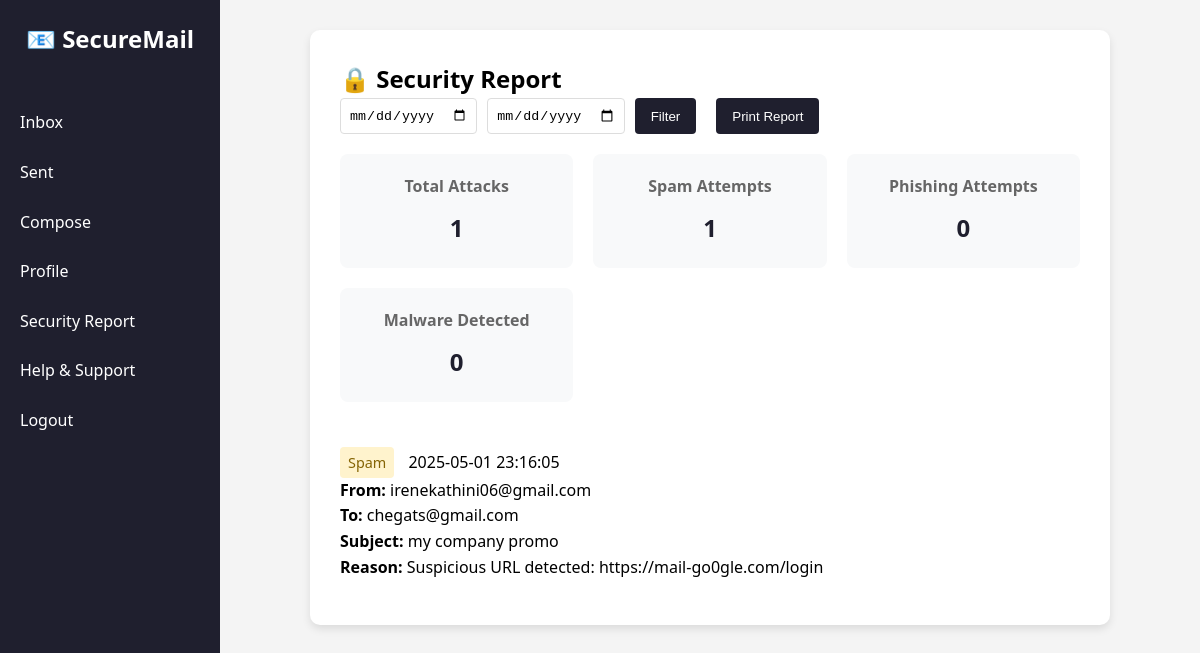
Before: /attack_report (signed in) with the older database file.
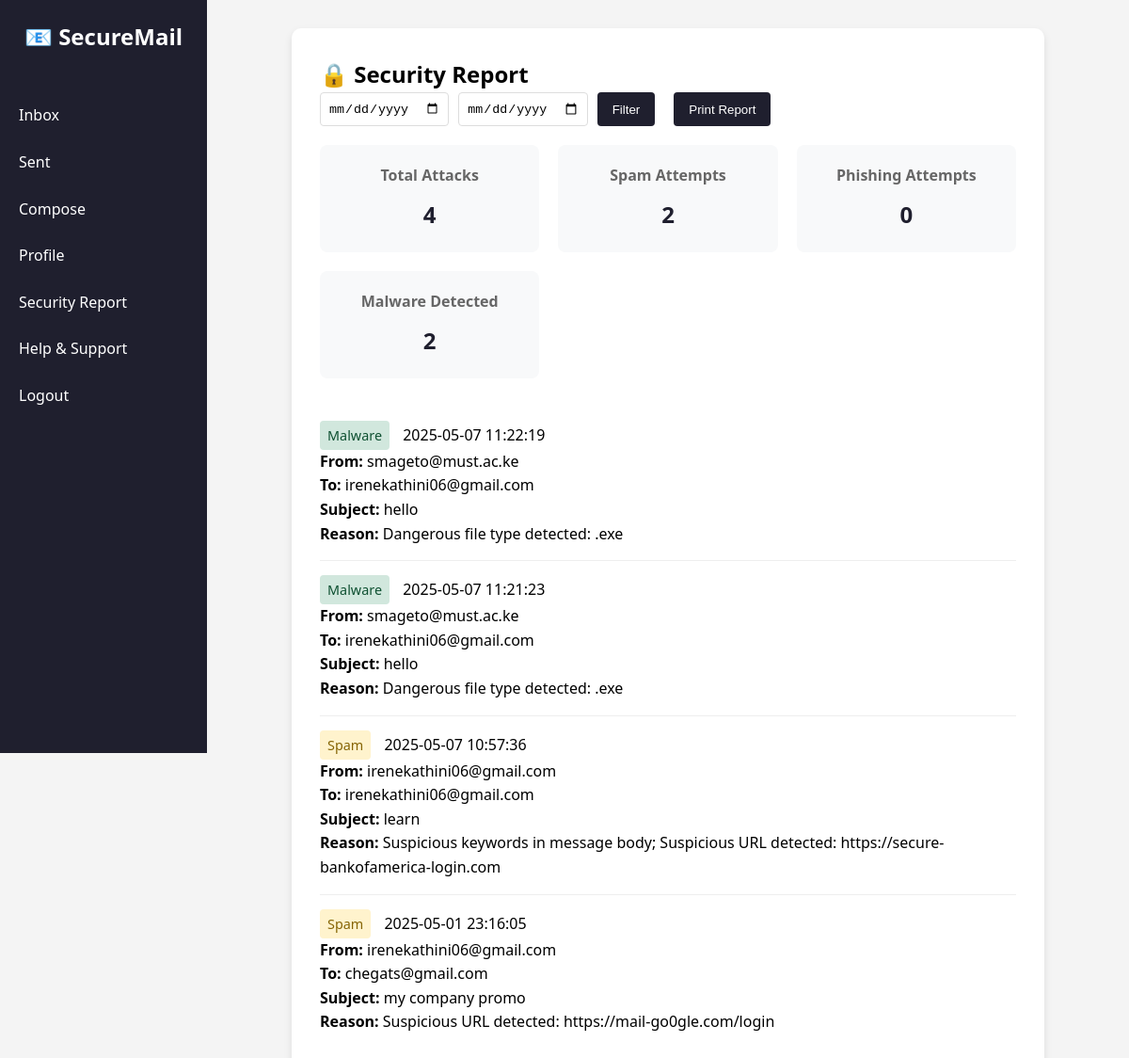
After: the same page with the newer database file.
### tables this page shows
CREATE TABLE rejected_emails (
                id INTEGER PRIMARY KEY AUTOINCREMENT,
                sender TEXT,
                recipient TEXT,
                subject TEXT,
                message TEXT,
                reason TEXT,
                timestamp DATETIME DEFAULT CURRENT_TIMESTAMP
            );

### app.py (the view)
@app.route('/attack_report')
@login_required
def attack_report():
    try:
        start_date = request.args.get('start')
        end_date = request.args.get('end')
        conn = sqlite3.connect(DB_NAME)
        conn.row_factory = sqlite3.Row
        c = conn.cursor()
        query = '''
            SELECT *,
            CASE
                WHEN reason LIKE '%phishing%' THEN 'Phishing'
                WHEN reason LIKE '%malware%' OR reason LIKE '%dangerous file%' THEN 'Malware'
                ELSE 'Spam'
            END as type
            FROM rejected_emails
            WHERE sender = ? OR recipient = ?
        '''
        params = [current_user.email, current_user.email]
        if start_date and end_date:
            query += ' AND date(timestamp) BETWEEN ? AND ?'
            params.extend([start_date, end_date])
        query += ' ORDER BY timestamp DESC'
        c.execute(query, params)
        rejected_emails = c.fetchall()
        stats = {
            'total_attacks': len(rejected_emails),
            'spam_attempts': sum(1 for email in rejected_emails if 'Spam' in email['type']),
            'phishing_attempts': sum(1 for email in rejected_emails if 'Phishing' in email['type']),
            'malware_detected': sum(1 for email in rejected_emails if 'Malware' in email['type'])
        }
        conn.close()
        return render_template('attack_report.html',
                             attacks=rejected_emails,
                             stats=stats,
                             name=current_user.fullname)
    except Exception as e:
        print("Attack report error:", str(e))
        return render_template('attack_report.html',
                             attacks=[],
                             stats={'total_attacks': 0, 'spam_attempts': 0,
                                   'phishing_attempts': 0, 'malware_detected': 0},
                             name=current_user.fullname)

### app.py (called while the page is built)
@login_manager.user_loader
def load_user(user_id):
    return User.get(int(user_id))

### your_user_model.py (called while the page is built)
    @staticmethod
    def get(user_id):
        conn = sqlite3.connect('users.db')
        cursor = conn.cursor()
        cursor.execute('SELECT id, email, fullname, is_admin FROM users WHERE id = ?', (user_id,))
        user_data = cursor.fetchone()
        conn.close()
        if user_data:
            user = User()
            user.id = user_data[0]
            user.email = user_data[1]
            user.fullname = user_data[2]
            user.is_admin = bool(user_data[3])
            user._authenticated = True
            return user
        return None

### templates/attack_report.html (shortened to what this page needs)
<!DOCTYPE html>
<html lang="en">
<head>
    <link rel="stylesheet" href="/static/css/style.css">
</head>
<body>
    <div class="sidebar">
        <h2>📧 SecureMail</h2>
        <a href="/dashboard">Inbox</a>
        <a href="/sent">Sent</a>
        <a href="/compose">Compose</a>
        <a href="/profile">Profile</a>
        <a href="/attack_report">Security Report</a>
        <a href="/help">Help & Support</a>
        <a href="/logout">Logout</a>
    </div>
    <div class="main-content">
        <div class="report-container">
            <h2>🔒 Security Report</h2>
            <div class="date-filter">
                <input type="date" id="startDate" placeholder="Start Date">
                <input type="date" id="endDate" placeholder="End Date">
                <button onclick="filterByDate()">Filter</button>
                <button class="print-button" onclick="window.print()">Print Report</button>
            </div>
            <div class="stats-grid">
                <div class="stat-card">
                    <h3>Total Attacks</h3>
                    <p>{{ stats.total_attacks }}</p>
                </div>
                <div class="stat-card">
                    <h3>Spam Attempts</h3>
                    <p>{{ stats.spam_attempts }}</p>
                </div>
                <div class="stat-card">
                    <h3>Phishing Attempts</h3>
                    <p>{{ stats.phishing_attempts }}</p>
                </div>
                <div class="stat-card">
                    <h3>Malware Detected</h3>
                    <p>{{ stats.malware_detected }}</p>
                </div>
            </div>
            <div class="attack-list">
                {% for attack in attacks %}
                <div class="attack-item">
                    <div class="flex justify-between items-center">
                        <span class="attack-type type-{{ attack.type.lower() }}">{{ attack.type }}</span>
                        <span class="text-sm text-gray-500">{{ attack.timestamp }}</span>
                    </div>
                    <div class="mt-2">
                        <p><strong>From:</strong> {{ attack.sender }}</p>
                        <p><strong>To:</strong> {{ attack.recipient }}</p>
                        <p><strong>Subject:</strong> {{ attack.subject }}</p>
                        <p><strong>Reason:</strong> {{ attack.reason }}</p>
                    </div>
                </div>
                {% else %}
                <p class="text-center text-gray-500">No security incidents to display</p>
                {% endfor %}
            </div>
        </div>
    </div>
</body>
</html>

Changed rows visible on the page:
added rejected_emails: type "Malware", timestamp "2025-05-07 11:22:19", sender "smageto@must.ac.ke", recipient "irenekathini06@gmail.com", subject "hello", reason "Dangerous file type detected: .exe"
added rejected_emails: type "Malware", timestamp "2025-05-07 11:21:23", sender "smageto@must.ac.ke", recipient "irenekathini06@gmail.com", subject "hello", reason "Dangerous file type detected: .exe"
added rejected_emails: type "Spam", timestamp "2025-05-07 10:57:36", sender "irenekathini06@gmail.com", recipient "irenekathini06@gmail.com", subject "learn", reason "Suspicious keywords in message body; Suspicious URL detected: https://secure-bankofamerica-login.com"
Other visible differences:
{{ stats.total_attacks }}: "1" → "4"
{{ stats.spam_attempts }}: "1" → "2"
{{ stats.malware_detected }}: "0" → "2"
